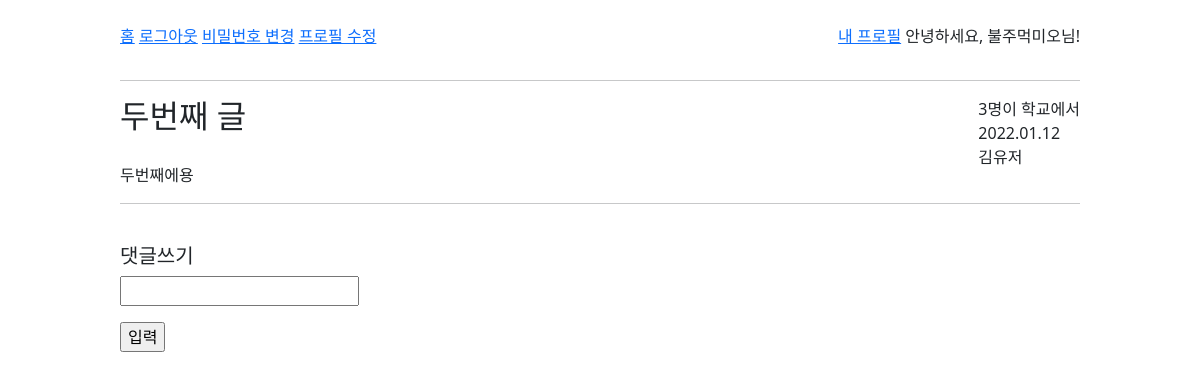
The page /posts/2/ (signed in) on the database as committed earlier.
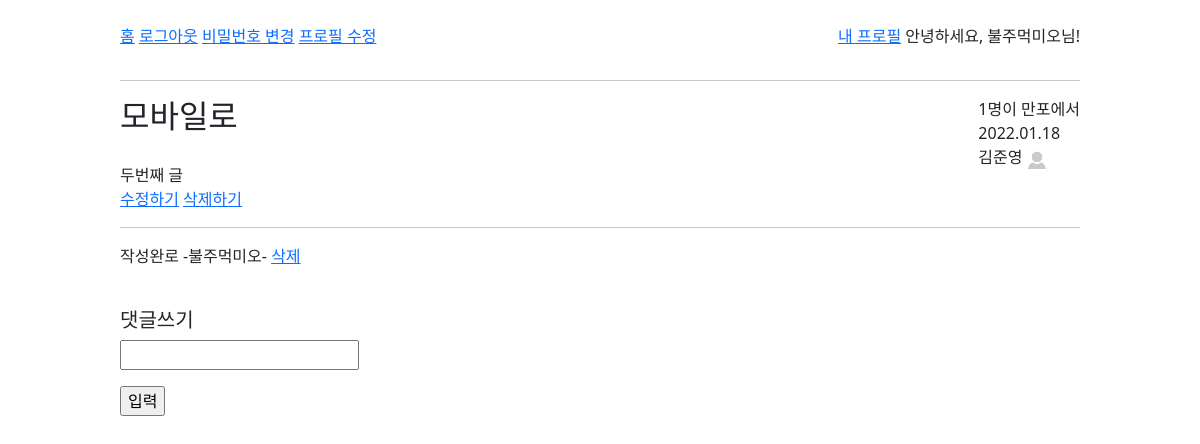
The same page on the database as committed later.
### blog/models.py (models this page shows, shortened)
class User(AbstractUser):
    nickname = models.CharField(max_length=15, unique=True, null=True)
    name = models.CharField(max_length=10)

class Post(models.Model):
    title = models.CharField(max_length=50, unique=True, error_messages={'unique':'이미 있는 제목입니다'})
    content = models.TextField(validators=[MinLengthValidator(2, '2글자 이상 적어줘잉'), validate_symbols])
    place = models.CharField(max_length=50)
    MEMBER_CHOICES = [
        (1, "혼자"),
        (2, "둘이"),
        (3, "셋이"),
        (4, "넷"),
        (5, "다섯"),
        (6, "여섯"),
        (7, "일곱"),
        (8, "여덟"),
    ]
    member = models.IntegerField(choices=MEMBER_CHOICES, default=None)
    image1 = models.ImageField(blank=True, upload_to='pics')
    image2 = models.ImageField(blank=True, upload_to='pics')
    image3 = models.ImageField(blank=True, upload_to='pics')
    dt_created = models.DateTimeField(auto_now_add=True, verbose_name="Date Created")
    dt_modified = models.DateTimeField(auto_now=True, verbose_name="Date Modified")
    user = models.ForeignKey('blog.User', on_delete=models.CASCADE)

class Profile(models.Model):
    user = models.OneToOneField('blog.User', on_delete=models.CASCADE)
    intro = models.CharField(blank=True, max_length=60)
    address = models.CharField(max_length=100)
    army=models.CharField(max_length=50)
    profile_pic = models.ImageField(default='default_profile_pic.jpg', upload_to='profile_pics')

class Comment(models.Model):
    post = models.ForeignKey('blog.Post', on_delete=models.CASCADE) # post_id 필드 생성됨
    user = models.ForeignKey('User', on_delete=models.CASCADE)
    message = models.CharField(max_length=100)
    dt_created = models.DateTimeField(auto_now_add=True, verbose_name="Date Created")
    dt_modified = models.DateTimeField(auto_now=True, verbose_name="Date Modified")

### blog/views.py (the view)
# urls.py: path('posts/<int:post_id>/', views.post_detail, name='post-detail'),
def post_detail(request, post_id):
    post = Post.objects.get(id=post_id)
    comments = post.comment_set.all()
    if request.method=='POST':
        comment_form = CommentForm(request.POST)
        new_comment = comment_form.save()
        return redirect('post-detail', post_id=new_comment.post.id) # 안되면 post.id해보기
    else:
        comment_form = CommentForm()
        context = {'form':comment_form, 'post':post, 'comments':comments}
        return render(request, 'blog/post_detail.html', context)

### blog/forms.py
class CommentForm(forms.ModelForm):
    class Meta:
        model=Comment
        fields= '__all__'

### blog/templates/blog/post_detail.html (shortened to what this page needs)
{% extends './navbar.html' %}
{% load static %}
{% block css %}
    <link rel='stylesheet' href="{% static 'blog/css/base.css' %}?after">
    <link rel='stylesheet' href="{% static 'blog/css/post_detail.css' %}">
{% endblock css %}
{% block post_container %}
<div class='post-detail'>
    <div>
        <h2 class='post-detail-left'> {{ post.title }} </h2>
        <br>
        <div class='post-detail-left' style='margin-top:20px'> {{ post.content }} </div>
    </div>
    <div>
        <div class='member'> {{ post.member }}명이 {{ post.place }}에서</div>
        <div class='dt_created'> {{ post.dt_created | date:"Y.m.d" }} </div>
        <div class='name'> {{ post.user.name }} <img style="width:20px; heigh:20px;" src="{{ post.user.profile.profile_pic.url }}"></div>
    </div>
</div>
{% if user == post.user %}
<a href="{% url 'post-update' post.id %}">수정하기</a>
<a href="{% url 'post-delete' post.id %}">삭제하기</a>
{% endif %}
<hr>
{% block comment %}
{% if comments %}
    {% for comment in comments %}
    <p> {{comment.message}}  -{{comment.user.nickname}}-
    {% if comment.user == user %}
        <a href="{% url 'comment_delete' post.id comment.id %}">삭제</a>
    {% endif %}
    </p>
    {% endfor %}
{% endif %}
{% if user.is_authenticated %}
<form method="POST">{% csrf_token %}
    <br>
    <h5>댓글쓰기</h5>
    <p>{{form.message}}</p>
    <input type='submit' value='입력'>
</form>
{% endif %}
{% endblock comment %}
{% endblock post_container %}

### blog/templates/blog/navbar.html (shortened to what this page needs)
{% extends './base.html' %}
{% load static %}
{% load socialaccount %}
{% block navbar %}
<br>
<navbar>
    <div>
    <a href="{% url 'post-list' %}">홈</a>
    {% if user.is_authenticated %}
    <a href="{% url 'account_logout' %}">로그아웃</a>
    <a href="{% url 'account_change_password' %}">비밀번호 변경</a>
    <a href="{% url 'update_profile' %}">프로필 수정</a>
    {% else %}
    <a href="{% url 'account_login' %}">로그인</a>
    <!-- <a href="{% provider_login_url 'kakao' method='oauth2' %}">카카오 로그인</a>
    <a href="{% provider_login_url 'google' method='oauth2' %}">구글 로그인</a> -->
    <a href="{% url 'account_signup' %}">회원가입</a>
    {% endif %}
    </div>
    <div>
        {% if user.is_authenticated %}
        <p><a href="{% url 'user_profile' user.id %}">내 프로필</a> 안녕하세요, {{user.nickname}}님!</p>
        {% else %}
        <p>
            로그아웃된 상태입니다.
        </p>
        {% endif%}
    </div>
</navbar>
{% endblock navbar %}

### blog/templates/blog/base.html (shortened to what this page needs)
{% load static %}
<!DOCTYPE HTML>
<html>
    <head>
        <link href="https://cdn.jsdelivr.net/npm/bootstrap@5.1.3/dist/css/bootstrap.min.css" rel="stylesheet">
        {% block css %}
        {% endblock css %}
    </head>
    <body>
        {% block navbar %}
        {% endblock navbar %}
        <hr>
        {% block post_container %}
        {% endblock post_container %}
    </body>
</html>

### blog/static/blog/css/base.css (style rules this page uses)
navbar { display:flex; justify-content: space-between; align-items:baseline; }
body { margin-left:10%; margin-right:10%; }

### blog/static/blog/css/post_detail.css (style rules this page uses)
.post-detail { display : flex; justify-content: space-between; }
.post-detail-left { display:inline-block; }

Rows that differ between the two databases and show on the page:
changed Post "두번째 글": title "두번째 글" → "모바일로"; content "두번째에용" → "두번째 글"; member "3" → "1"; place "학교" → "만포"; dt_created "2022.01.12" → "2022.01.18"; user.name "김유저" → "김준영"; user.profile.profile_pic: picture added; user_id 2 → 1 (drawn)
now on this page (row edited): Comment: message "작성완로", user.nickname "불주먹미오", shows "삭제"
Other text that changed with them:
text now shown: "수정하기 삭제하기"
